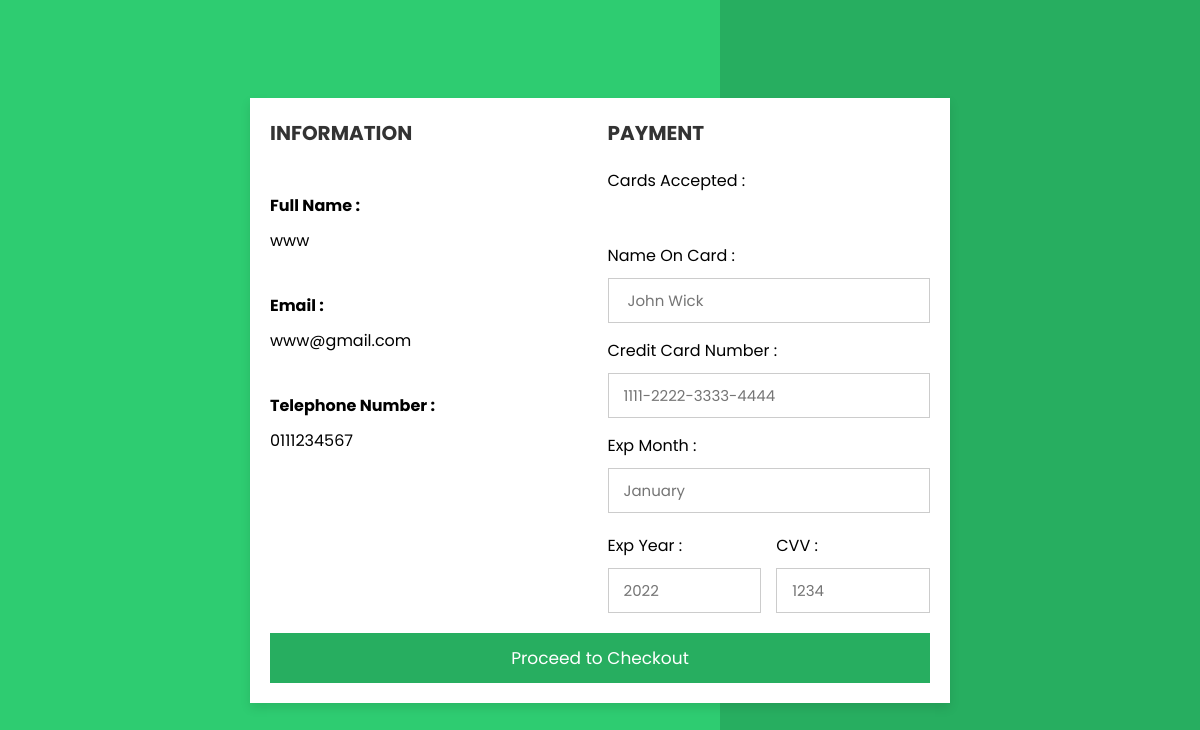
/users/payment.php (signed in), run on an earlier commit of the app's database.
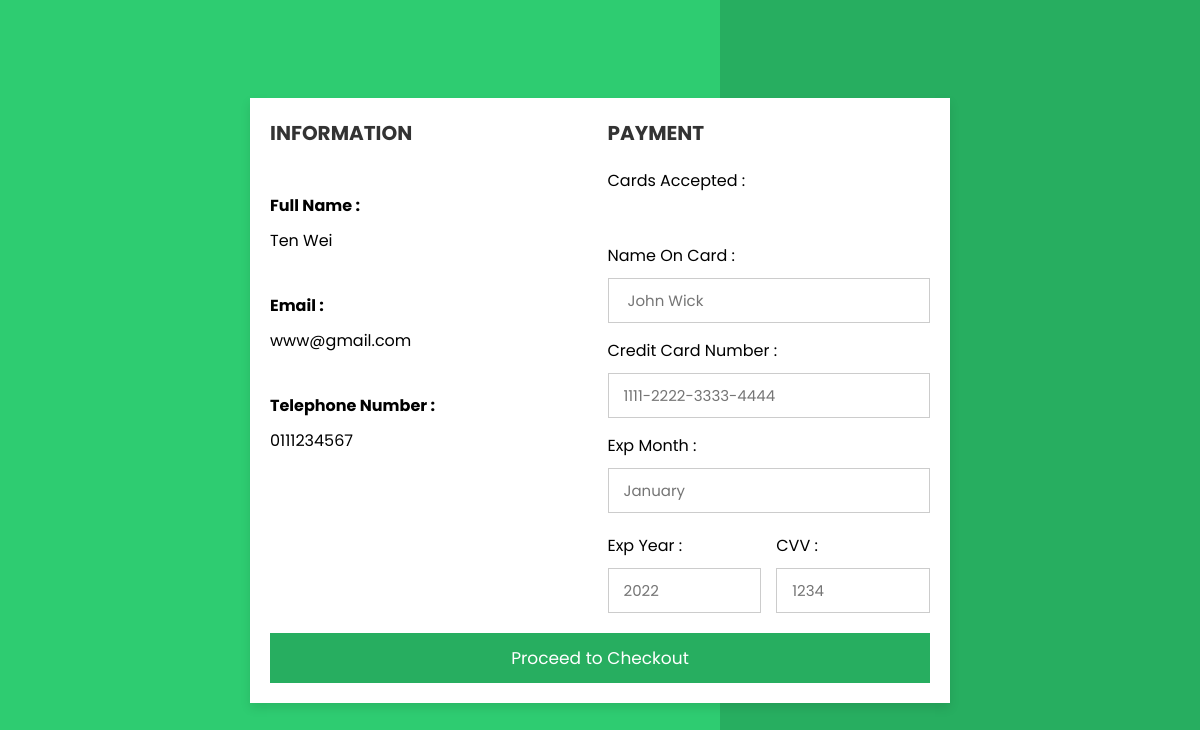
And on a later commit of the database.
### tables this page shows
CREATE TABLE `customer` (
  `customerID` int(11) NOT NULL,
  `email` varchar(50) NOT NULL,
  `password` varchar(100) NOT NULL,
  `name` varchar(100) NOT NULL,
  `contactNo` varchar(20) NOT NULL,
  `gender` varchar(5) NOT NULL,
  `dob` date DEFAULT NULL,
  `address` varchar(1000) NOT NULL
);

### users/payment.php (the view, shortened to what this page needs)
<?php
include("../connect.php");
if(isset($_SESSION["username"]))
{
	$id= $_SESSION["username"];
}
else{
	header('Location: ../index.php');
}
$stmt = $conn->prepare("SELECT name, email, contactNo FROM customer WHERE customerID = ?");
$stmt->bind_param("i", $id);
$stmt->execute();
$result = $stmt->get_result();
if ($result->num_rows > 0) {
  $row = $result->fetch_assoc();
  $customerName = $row["name"];
  $email = $row["email"];
  $telephone = $row["contactNo"];
}
?>
<!DOCTYPE html>
<html lang="en">
<head>
    <link rel="stylesheet" href="../css/payment.css">
</head>
<body>
	<div class="container">
		<form action="">
        <div class="row">
            <div class="col">
                <h3 class="title">Information</h3>
                <div class="inputBox"><br>
                    <span><b>Full Name :</b></span>
                    <span><?php echo $customerName; ?></span>
                </div>
                <div class="inputBox"><br>
                    <span><b>Email :</b></span>
                    <span><?php echo $email; ?></span>
                </div>
                <div class="inputBox"><br>
                    <span><b>Telephone Number :</b></span>
                    <span><?php echo $telephone; ?></span>
                </div>
            </div>
            <div class="col">
                <h3 class="title">PAYMENT</h3>
                <div class="inputBox">
                    <span>Cards Accepted :</span>
                </div>
                <div class="inputBox">
                    <span>Name On Card :</span>
                    <input type="text" placeholder=" John Wick">
                </div>
                <div class="inputBox">
                    <span>Credit Card Number :</span>
                    <input type="number" placeholder="1111-2222-3333-4444">
                </div>
                <div class="inputBox">
                    <span>Exp Month :</span>
                    <input type="text" placeholder="January">
                </div>
                <div class="flex">
                    <div class="inputBox">
                        <span>Exp Year :</span>
                        <input type="number" placeholder="2022">
                    </div>
                    <div class="inputBox">
                        <span>CVV :</span>
                        <input type="text" placeholder="1234">
                    </div>
                </div>
            </div>
        </div>
        <button type="button" class="submit-btn" onclick="redirectToOtherPage()">Proceed to Checkout</button>
		</form>
</div>
</body>
</html>

### css/payment.css (style rules this page uses)
* { font-family: 'Poppins', sans-serif; margin:0; padding:0; box-sizing: border-box; outline: none; border:none; transition: all .2s linear; }
.container { display: flex; justify-content: center; align-items: center; padding:25px; min-height: 100vh; background: linear-gradient(90deg, #2ecc71 60%, #27ae60 40.1%); }
.container form { padding:20px; width:700px; background: #fff; box-shadow: 0 5px 10px rgba(0,0,0,.1); }
.container form .row { display: flex; flex-wrap: wrap; gap:15px; }
.container form .row .col { flex:1 1 250px; }
.container form .row .col .title { font-size: 20px; color:#333; padding-bottom: 5px; text-transform: uppercase; }
.container form .row .col .inputBox { margin:15px 0; }
.container form .row .col .inputBox span { margin-bottom: 10px; display: block; }
.container form .row .col .inputBox input { width: 100%; border:1px solid #ccc; padding:10px 15px; font-size: 15px; text-transform: none; }
.container form .row .col .flex { display: flex; gap:15px; }
.container form .row .col .flex .inputBox { margin-top: 5px; }
.container form .submit-btn { width: 100%; padding:12px; font-size: 17px; background: #27ae60; color:#fff; margin-top: 5px; cursor: pointer; }

What changed in the data, as far as the page shows it:
changed customer "www@gmail.com": name "www" → "Ten Wei"
